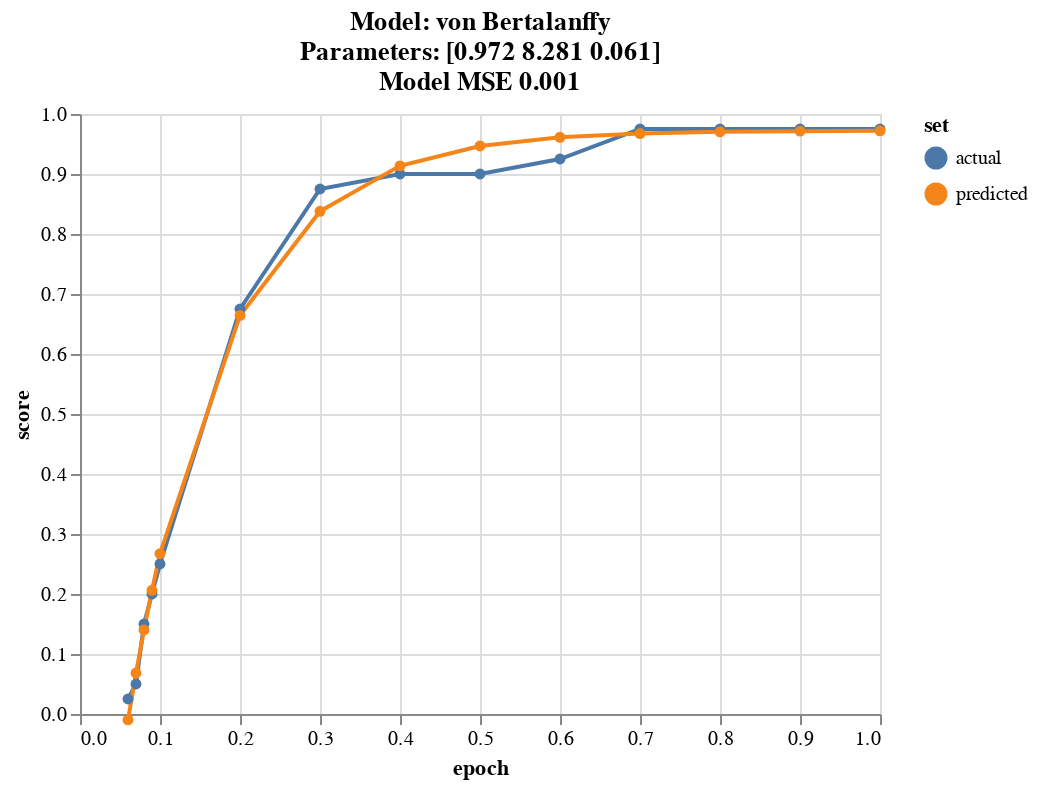

Here is the notebook cell this chart was saved with:
### Markdown cell above
## Fit one model for demo
To demonstate what the growth model results looks like in a growth model, we will plot one model. 
1. Get the data required from raw data, 
2. Fit the von_bertalanffy function to the data, *bounds* indicate the accepted range in each parameters
3. Visualize result by comparing actual data against predicted value

### Code cell
# Get one set of data for demo
df = raw.get(code_name=65317510, cond='HF_CON', remove_zero=True)
demo = GrowthModel(growth_function=von_bertalanffy, xdata=df.epoch, ydata=df.score, name="von Bertalanffy")
demo.fit(bounds=(0, [1, np.inf, 1]))
demo.plot()

### Figure 1 — Vega-Lite specification as saved in the notebook (floating-point values rounded to 4 significant figures)
{"config": {"view": {"continuousWidth": 400, "continuousHeight": 300}}, "data": {"name": "data-02813dfa6c56ae0621a8c21c4a4a6c80"}, "mark": {"type": "line", "point": true}, "encoding": {"color": {"type": "nominal", "field": "set"}, "x": {"type": "quantitative", "field": "epoch", "scale": {"domain": [0, 1]}}, "y": {"type": "quantitative", "field": "score", "scale": {"domain": [0, 1]}}}, "title": ["Model: von Bertalanffy", "Parameters: [0.972 8.281 0.061]", "Model MSE 0.001"], "$schema": "https://vega.github.io/schema/vega-lite/v4.8.1.json", "datasets": {"data-02813dfa6c56ae0621a8c21c4a4a6c80": [{"set": "actual", "epoch": 0.06, "score": 0.025}, {"set": "actual", "epoch": 0.07, "score": 0.05}, {"set": "actual", "epoch": 0.08, "score": 0.15}, {"set": "actual", "epoch": 0.09, "score": 0.2}, {"set": "actual", "epoch": 0.1, "score": 0.25}, {"set": "actual", "epoch": 0.2, "score": 0.675}, {"set": "actual", "epoch": 0.3, "score": 0.875}, {"set": "actual", "epoch": 0.4, "score": 0.9}, {"set": "actual", "epoch": 0.5, "score": 0.9}, {"set": "actual", "epoch": 0.6, "score": 0.925}, {"set": "actual", "epoch": 0.7, "score": 0.975}, {"set": "actual", "epoch": 0.8, "score": 0.975}, {"set": "actual", "epoch": 0.9, "score": 0.975}, {"set": "actual", "epoch": 1.0, "score": 0.975}, {"set": "predicted", "epoch": 0.06, "score": -0.009829}, {"set": "predicted", "epoch": 0.07, "score": 0.06823}, {"set": "predicted", "epoch": 0.08, "score": 0.1401}, {"set": "predicted", "epoch": 0.09, "score": 0.2062}, {"set": "predicted", "epoch": 0.1, "score": 0.2671}, {"set": "predicted", "epoch": 0.2, "score": 0.6643}, {"set": "predicted", "epoch": 0.3, "score": 0.8378}, {"set": "predicted", "epoch": 0.4, "score": 0.9136}, {"set": "predicted", "epoch": 0.5, "score": 0.9467}, {"set": "predicted", "epoch": 0.6, "score": 0.9612}, {"set": "predicted", "epoch": 0.7, "score": 0.9675}, {"set": "predicted", "epoch": 0.8, "score": 0.9702}, {"set": "predicted", "epoch": 0.9, "score": 0.9715}, {"set": "predicted", "epoch": 1.0, "score": 0.972}]}}
